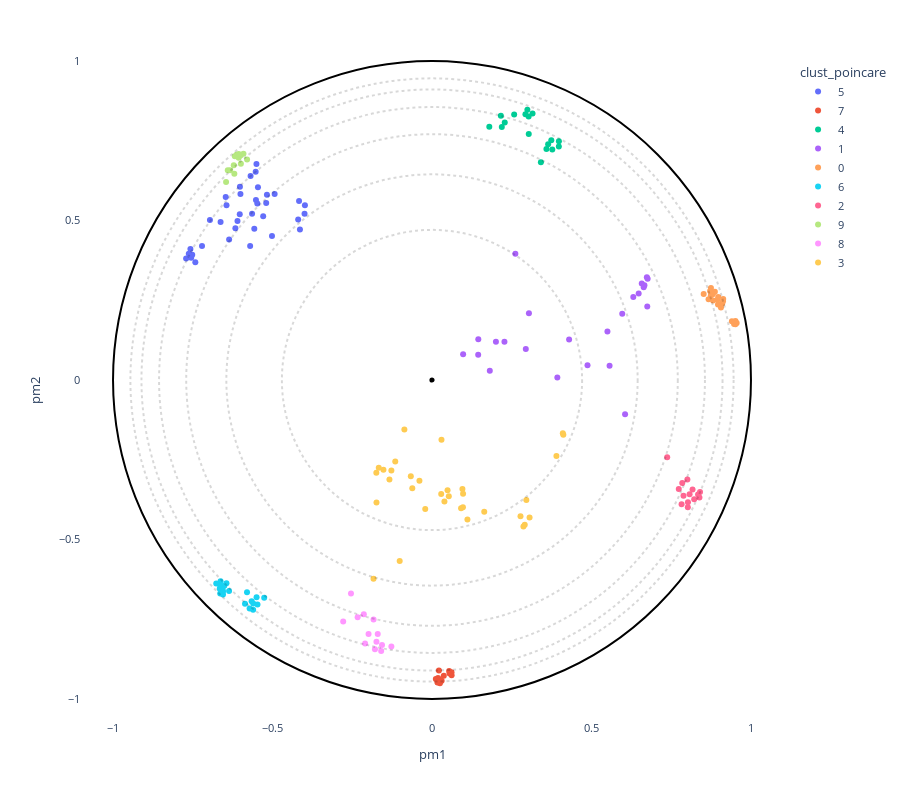

Here is the notebook cell this chart was saved with:
### Markdown cell above
## PoincaréMSA

### Code cell
fig = plot_embedding_interactive(df_embedding, 
                                 labels_name = "clust_poincare",
                                 #second_labels_name = second_labels_name, 
                                 #show_text = show_text,
                                 #labels_text = labels_text,
                                 color_palette = None,
                                 #color_discrete_sequence = px.colors.qualitative.Alphabet,
                                 #color_discrete_map=phosphatase_cols,
                                 #title = title, 
                                 fontsize = 11)
fig.show()


        #        scores.append(s)
#        titles.append(t)

#for cname in ['spectral', 'agglomerative', 'kmedoids']:
 #       s, t = detect_cluster(model.get_distances(), 
  #                            n_clusters=nc, clustering_name=cname, k=15, distances='raw')
        #scores.append(s)
        #titles.append(t)

### Figure 1 — Plotly figure (JSON) as saved in the notebook; plotly's stock layout.template omitted (floating-point values rounded to 4 significant figures; data arrays with more than 128 entries replaced by an {"elided": "..."} marker saying what was removed)
{"data": [{"customdata": {"elided": "36x16 mixed values"}, "hovertemplate": "<b>%{hovertext}</b><br><br>clust_poincare=%{customdata[11]}<br>pm1=%{x}<br>pm2=%{y}<br>proteins_id=%{customdata[0]}<br>accession=%{customdata[1]}<br>label=%{customdata[2]}<br>x1_mds=%{customdata[3]}<br>x2_mds=%{customdata[4]}<br>x1_tsne=%{customdata[5]}<br>x2_tsne=%{customdata[6]}<br>x1_umap=%{customdata[7]}<br>x2_umap=%{customdata[8]}<br>x1_pca=%{customdata[9]}<br>x2_pca=%{customdata[10]}<br>clust_mds=%{customdata[12]}<br>clust_tsne=%{customdata[13]}<br>clust_umap=%{customdata[14]}<br>clust_pca=%{customdata[15]}<extra></extra>", "hovertext": ["5", "5", "5", "5", "5", "5", "5", "5", "5", "5", "5", "5", "5", "5", "5", "5", "5", "5", "5", "5", "5", "5", "5", "5", "5", "5", "5", "5", "5", "5", "5", "5", "5", "5", "5", "5"], "legendgroup": "5", "marker": {"color": "#636efa", "symbol": "circle"}, "mode": "markers", "name": "5", "orientation": "v", "showlegend": true, "type": "scatter", "x": [-0.564, -0.7549, -0.6962, -0.5528, -0.414, -0.4168, -0.6005, -0.5519, -0.6442, -0.7574, -0.7708, -0.5017, -0.7625, -0.5701, -0.5292, -0.5571, -0.3984, -0.5457, -0.6164, -0.5503, -0.6027, -0.6628, -0.636, -0.5477, -0.4933, -0.5687, -0.6098, -0.6467, -0.742, -0.6022, -0.7517, -0.5175, -0.3996, -0.721, -0.5197, -0.4196], "xaxis": "x", "y": [0.5211, 0.3836, 0.5015, 0.6525, 0.4715, 0.561, 0.5827, 0.5641, 0.5477, 0.4104, 0.3807, 0.4517, 0.3959, 0.4199, 0.5135, 0.4742, 0.5475, 0.6045, 0.4758, 0.6769, 0.5192, 0.4956, 0.4402, 0.553, 0.5833, 0.6398, 0.4984, 0.5737, 0.3691, 0.6055, 0.3928, 0.581, 0.5213, 0.4199, 0.5549, 0.503], "yaxis": "y"}, {"customdata": {"elided": "12x16 mixed values"}, "hovertemplate": "<b>%{hovertext}</b><br><br>clust_poincare=%{customdata[11]}<br>pm1=%{x}<br>pm2=%{y}<br>proteins_id=%{customdata[0]}<br>accession=%{customdata[1]}<br>label=%{customdata[2]}<br>x1_mds=%{customdata[3]}<br>x2_mds=%{customdata[4]}<br>x1_tsne=%{customdata[5]}<br>x2_tsne=%{customdata[6]}<br>x1_umap=%{customdata[7]}<br>x2_umap=%{customdata[8]}<br>x1_pca=%{customdata[9]}<br>x2_pca=%{customdata[10]}<br>clust_mds=%{customdata[12]}<br>clust_tsne=%{customdata[13]}<br>clust_umap=%{customdata[14]}<br>clust_pca=%{customdata[15]}<extra></extra>", "hovertext": ["7", "7", "7", "7", "7", "7", "7", "7", "7", "7", "7", "7"], "legendgroup": "7", "marker": {"color": "#EF553B", "symbol": "circle"}, "mode": "markers", "name": "7", "orientation": "v", "showlegend": true, "type": "scatter", "x": [0.01709, 0.02484, 0.06151, 0.05516, 0.05371, 0.06116, 0.03695, 0.02164, 0.02361, 0.01891, 0.01203, 0.03022], "xaxis": "x", "y": [-0.9486, -0.9508, -0.9256, -0.9198, -0.9126, -0.9159, -0.927, -0.9107, -0.9392, -0.934, -0.9375, -0.9429], "yaxis": "y"}, {"customdata": {"elided": "17x16 mixed values"}, "hovertemplate": "<b>%{hovertext}</b><br><br>clust_poincare=%{customdata[11]}<br>pm1=%{x}<br>pm2=%{y}<br>proteins_id=%{customdata[0]}<br>accession=%{customdata[1]}<br>label=%{customdata[2]}<br>x1_mds=%{customdata[3]}<br>x2_mds=%{customdata[4]}<br>x1_tsne=%{customdata[5]}<br>x2_tsne=%{customdata[6]}<br>x1_umap=%{customdata[7]}<br>x2_umap=%{customdata[8]}<br>x1_pca=%{customdata[9]}<br>x2_pca=%{customdata[10]}<br>clust_mds=%{customdata[12]}<br>clust_tsne=%{customdata[13]}<br>clust_umap=%{customdata[14]}<br>clust_pca=%{customdata[15]}<extra></extra>", "hovertext": ["4", "4", "4", "4", "4", "4", "4", "4", "4", "4", "4", "4", "4", "4", "4", "4", "4"], "legendgroup": "4", "marker": {"color": "#00cc96", "symbol": "circle"}, "mode": "markers", "name": "4", "orientation": "v", "showlegend": true, "type": "scatter", "x": [0.303, 0.2159, 0.2929, 0.3771, 0.3978, 0.3641, 0.374, 0.3588, 0.3414, 0.1796, 0.3152, 0.299, 0.2576, 0.3976, 0.2281, 0.2188, 0.3033], "xaxis": "x", "y": [0.8258, 0.8283, 0.8332, 0.7224, 0.7481, 0.7392, 0.7517, 0.7243, 0.6828, 0.7938, 0.8358, 0.8469, 0.8325, 0.7323, 0.8068, 0.7929, 0.7711], "yaxis": "y"}, {"customdata": {"elided": "24x16 mixed values"}, "hovertemplate": "<b>%{hovertext}</b><br><br>clust_poincare=%{customdata[11]}<br>pm1=%{x}<br>pm2=%{y}<br>proteins_id=%{customdata[0]}<br>accession=%{customdata[1]}<br>label=%{customdata[2]}<br>x1_mds=%{customdata[3]}<br>x2_mds=%{customdata[4]}<br>x1_tsne=%{customdata[5]}<br>x2_tsne=%{customdata[6]}<br>x1_umap=%{customdata[7]}<br>x2_umap=%{customdata[8]}<br>x1_pca=%{customdata[9]}<br>x2_pca=%{customdata[10]}<br>clust_mds=%{customdata[12]}<br>clust_tsne=%{customdata[13]}<br>clust_umap=%{customdata[14]}<br>clust_pca=%{customdata[15]}<extra></extra>", "hovertext": ["1", "1", "1", "1", "1", "1", "1", "1", "1", "1", "1", "1", "1", "1", "1", "1", "1", "1", "1", "1", "1", "1", "1", "1"], "legendgroup": "1", "marker": {"color": "#ab63fa", "symbol": "circle"}, "mode": "markers", "name": "1", "orientation": "v", "showlegend": true, "type": "scatter", "x": [0.6736, 0.4875, 0.4298, 0.6311, 0.676, 0.5567, 0.3038, 0.6479, 0.3929, 0.2004, 0.09756, 0.6053, 0.6576, 0.6749, 0.2272, 0.1451, 0.6637, 0.5964, 0.6659, 0.2613, 0.1448, 0.2941, 0.1812, 0.55], "xaxis": "x", "y": [0.3223, 0.04593, 0.127, 0.2598, 0.3175, 0.04437, 0.209, 0.2708, 0.007533, 0.1201, 0.08101, -0.1074, 0.3023, 0.2305, 0.1202, 0.1275, 0.2909, 0.2076, 0.297, 0.3957, 0.07912, 0.09708, 0.02859, 0.1522], "yaxis": "y"}, {"customdata": {"elided": "22x16 mixed values"}, "hovertemplate": "<b>%{hovertext}</b><br><br>clust_poincare=%{customdata[11]}<br>pm1=%{x}<br>pm2=%{y}<br>proteins_id=%{customdata[0]}<br>accession=%{customdata[1]}<br>label=%{customdata[2]}<br>x1_mds=%{customdata[3]}<br>x2_mds=%{customdata[4]}<br>x1_tsne=%{customdata[5]}<br>x2_tsne=%{customdata[6]}<br>x1_umap=%{customdata[7]}<br>x2_umap=%{customdata[8]}<br>x1_pca=%{customdata[9]}<br>x2_pca=%{customdata[10]}<br>clust_mds=%{customdata[12]}<br>clust_tsne=%{customdata[13]}<br>clust_umap=%{customdata[14]}<br>clust_pca=%{customdata[15]}<extra></extra>", "hovertext": ["0", "0", "0", "0", "0", "0", "0", "0", "0", "0", "0", "0", "0", "0", "0", "0", "0", "0", "0", "0", "0", "0"], "legendgroup": "0", "marker": {"color": "#FFA15A", "symbol": "circle"}, "mode": "markers", "name": "0", "orientation": "v", "showlegend": true, "type": "scatter", "x": [0.91, 0.951, 0.9552, 0.9126, 0.8517, 0.8802, 0.8746, 0.8952, 0.913, 0.8671, 0.947, 0.8719, 0.8811, 0.9059, 0.9512, 0.8966, 0.8973, 0.9476, 0.9402, 0.8868, 0.8742, 0.9513], "xaxis": "x", "y": [0.2399, 0.1803, 0.1788, 0.2474, 0.2696, 0.269, 0.2885, 0.2519, 0.2535, 0.2531, 0.1755, 0.279, 0.2488, 0.2272, 0.1745, 0.2369, 0.2604, 0.1805, 0.1839, 0.2767, 0.265, 0.1846], "yaxis": "y"}, {"customdata": {"elided": "20x16 mixed values"}, "hovertemplate": "<b>%{hovertext}</b><br><br>clust_poincare=%{customdata[11]}<br>pm1=%{x}<br>pm2=%{y}<br>proteins_id=%{customdata[0]}<br>accession=%{customdata[1]}<br>label=%{customdata[2]}<br>x1_mds=%{customdata[3]}<br>x2_mds=%{customdata[4]}<br>x1_tsne=%{customdata[5]}<br>x2_tsne=%{customdata[6]}<br>x1_umap=%{customdata[7]}<br>x2_umap=%{customdata[8]}<br>x1_pca=%{customdata[9]}<br>x2_pca=%{customdata[10]}<br>clust_mds=%{customdata[12]}<br>clust_tsne=%{customdata[13]}<br>clust_umap=%{customdata[14]}<br>clust_pca=%{customdata[15]}<extra></extra>", "hovertext": ["6", "6", "6", "6", "6", "6", "6", "6", "6", "6", "6", "6", "6", "6", "6", "6", "6", "6", "6", "6"], "legendgroup": "6", "marker": {"color": "#19d3f3", "symbol": "circle"}, "mode": "markers", "name": "6", "orientation": "v", "showlegend": true, "type": "scatter", "x": [-0.526, -0.5799, -0.55, -0.6553, -0.6444, -0.6629, -0.6655, -0.5862, -0.5604, -0.655, -0.664, -0.6568, -0.6512, -0.6764, -0.6647, -0.5655, -0.6362, -0.5607, -0.5718, -0.5471], "xaxis": "x", "y": [-0.683, -0.6658, -0.6812, -0.6726, -0.637, -0.6307, -0.6545, -0.7019, -0.7009, -0.6623, -0.6697, -0.6527, -0.6447, -0.6384, -0.643, -0.6939, -0.6612, -0.72, -0.7161, -0.7043], "yaxis": "y"}, {"customdata": {"elided": "14x16 mixed values"}, "hovertemplate": "<b>%{hovertext}</b><br><br>clust_poincare=%{customdata[11]}<br>pm1=%{x}<br>pm2=%{y}<br>proteins_id=%{customdata[0]}<br>accession=%{customdata[1]}<br>label=%{customdata[2]}<br>x1_mds=%{customdata[3]}<br>x2_mds=%{customdata[4]}<br>x1_tsne=%{customdata[5]}<br>x2_tsne=%{customdata[6]}<br>x1_umap=%{customdata[7]}<br>x2_umap=%{customdata[8]}<br>x1_pca=%{customdata[9]}<br>x2_pca=%{customdata[10]}<br>clust_mds=%{customdata[12]}<br>clust_tsne=%{customdata[13]}<br>clust_umap=%{customdata[14]}<br>clust_pca=%{customdata[15]}<extra></extra>", "hovertext": ["2", "2", "2", "2", "2", "2", "2", "2", "2", "2", "2", "2", "2", "2"], "legendgroup": "2", "marker": {"color": "#FF6692", "symbol": "circle"}, "mode": "markers", "name": "2", "orientation": "v", "showlegend": true, "type": "scatter", "x": [0.7885, 0.7824, 0.802, 0.7846, 0.8402, 0.7736, 0.8024, 0.8075, 0.8341, 0.8384, 0.8168, 0.822, 0.8006, 0.7374], "xaxis": "x", "y": [-0.3631, -0.3897, -0.3991, -0.3228, -0.3512, -0.3416, -0.3834, -0.3585, -0.359, -0.3682, -0.3433, -0.3741, -0.3117, -0.2425], "yaxis": "y"}, {"customdata": {"elided": "13x16 mixed values"}, "hovertemplate": "<b>%{hovertext}</b><br><br>clust_poincare=%{customdata[11]}<br>pm1=%{x}<br>pm2=%{y}<br>proteins_id=%{customdata[0]}<br>accession=%{customdata[1]}<br>label=%{customdata[2]}<br>x1_mds=%{customdata[3]}<br>x2_mds=%{customdata[4]}<br>x1_tsne=%{customdata[5]}<br>x2_tsne=%{customdata[6]}<br>x1_umap=%{customdata[7]}<br>x2_umap=%{customdata[8]}<br>x1_pca=%{customdata[9]}<br>x2_pca=%{customdata[10]}<br>clust_mds=%{customdata[12]}<br>clust_tsne=%{customdata[13]}<br>clust_umap=%{customdata[14]}<br>clust_pca=%{customdata[15]}<extra></extra>", "hovertext": ["9", "9", "9", "9", "9", "9", "9", "9", "9", "9", "9", "9", "9"], "legendgroup": "9", "marker": {"color": "#B6E880", "symbol": "circle"}, "mode": "markers", "name": "9", "orientation": "v", "showlegend": true, "type": "scatter", "x": [-0.6004, -0.6197, -0.6127, -0.5992, -0.6215, -0.6403, -0.6329, -0.606, -0.6456, -0.6181, -0.6058, -0.5911, -0.5797], "xaxis": "x", "y": [0.7036, 0.6466, 0.7058, 0.6776, 0.6733, 0.6575, 0.6577, 0.6966, 0.6203, 0.7016, 0.7086, 0.709, 0.691], "yaxis": "y"}, {"customdata": {"elided": "13x16 mixed values"}, "hovertemplate": "<b>%{hovertext}</b><br><br>clust_poincare=%{customdata[11]}<br>pm1=%{x}<br>pm2=%{y}<br>proteins_id=%{customdata[0]}<br>accession=%{customdata[1]}<br>label=%{customdata[2]}<br>x1_mds=%{customdata[3]}<br>x2_mds=%{customdata[4]}<br>x1_tsne=%{customdata[5]}<br>x2_tsne=%{customdata[6]}<br>x1_umap=%{customdata[7]}<br>x2_umap=%{customdata[8]}<br>x1_pca=%{customdata[9]}<br>x2_pca=%{customdata[10]}<br>clust_mds=%{customdata[12]}<br>clust_tsne=%{customdata[13]}<br>clust_umap=%{customdata[14]}<br>clust_pca=%{customdata[15]}<extra></extra>", "hovertext": ["8", "8", "8", "8", "8", "8", "8", "8", "8", "8", "8", "8", "8"], "legendgroup": "8", "marker": {"color": "#FF97FF", "symbol": "circle"}, "mode": "markers", "name": "8", "orientation": "v", "showlegend": true, "type": "scatter", "x": [-0.1274, -0.2098, -0.199, -0.1568, -0.2331, -0.1789, -0.1594, -0.1741, -0.1701, -0.2138, -0.1832, -0.2785, -0.254], "xaxis": "x", "y": [-0.8359, -0.8262, -0.7965, -0.8312, -0.7435, -0.8438, -0.85, -0.8206, -0.7961, -0.7341, -0.7512, -0.757, -0.669], "yaxis": "y"}, {"customdata": {"elided": "33x16 mixed values"}, "hovertemplate": "<b>%{hovertext}</b><br><br>clust_poincare=%{customdata[11]}<br>pm1=%{x}<br>pm2=%{y}<br>proteins_id=%{customdata[0]}<br>accession=%{customdata[1]}<br>label=%{customdata[2]}<br>x1_mds=%{customdata[3]}<br>x2_mds=%{customdata[4]}<br>x1_tsne=%{customdata[5]}<br>x2_tsne=%{customdata[6]}<br>x1_umap=%{customdata[7]}<br>x2_umap=%{customdata[8]}<br>x1_pca=%{customdata[9]}<br>x2_pca=%{customdata[10]}<br>clust_mds=%{customdata[12]}<br>clust_tsne=%{customdata[13]}<br>clust_umap=%{customdata[14]}<br>clust_pca=%{customdata[15]}<extra></extra>", "hovertext": ["3", "3", "3", "3", "3", "3", "3", "3", "3", "3", "3", "3", "3", "3", "3", "3", "3", "3", "3", "3", "3", "3", "3", "3", "3", "3", "3", "3", "3", "3", "3", "3", "3"], "legendgroup": "3", "marker": {"color": "#FECB52", "symbol": "circle"}, "mode": "markers", "name": "3", "orientation": "v", "showlegend": true, "type": "scatter", "x": [-0.1013, 0.04869, 0.39, 0.4101, 0.4118, 0.2866, 0.09536, 0.09744, -0.06181, -0.06641, 0.03903, 0.05263, -0.08659, 0.2775, 0.3058, -0.1152, 0.09698, -0.1522, 0.1638, -0.03939, 0.0297, 0.09119, 0.02888, 0.2908, -0.0212, -0.1273, -0.1669, -0.1834, -0.1334, 0.2958, -0.1741, -0.1745, 0.1111], "xaxis": "x", "y": [-0.5676, -0.3456, -0.2385, -0.1669, -0.1718, -0.4593, -0.3419, -0.357, -0.3397, -0.3019, -0.3811, -0.3649, -0.1552, -0.427, -0.4311, -0.2553, -0.3987, -0.2817, -0.4133, -0.3161, -0.1872, -0.4021, -0.3573, -0.4542, -0.4044, -0.2839, -0.2752, -0.623, -0.3121, -0.3766, -0.3842, -0.2907, -0.4376], "yaxis": "y"}], "layout": {"font": {"size": 11}, "height": 800, "legend": {"title": {"text": "clust_poincare"}, "tracegroupgap": 0}, "margin": {"t": 60}, "plot_bgcolor": "rgba(0, 0, 0, 0)", "shapes": [{"line": {"color": "black", "dash": "dot"}, "opacity": 0.15, "type": "circle", "x0": -0.4706, "x1": 0.4706, "y0": -0.4706, "y1": 0.4706}, {"line": {"color": "black", "dash": "dot"}, "opacity": 0.15, "type": "circle", "x0": -0.6447, "x1": 0.6447, "y0": -0.6447, "y1": 0.6447}, {"line": {"color": "black", "dash": "dot"}, "opacity": 0.15, "type": "circle", "x0": -0.7705, "x1": 0.7705, "y0": -0.7705, "y1": 0.7705}, {"line": {"color": "black", "dash": "dot"}, "opacity": 0.15, "type": "circle", "x0": -0.8557, "x1": 0.8557, "y0": -0.8557, "y1": 0.8557}, {"line": {"color": "black", "dash": "dot"}, "opacity": 0.15, "type": "circle", "x0": -0.9108, "x1": 0.9108, "y0": -0.9108, "y1": 0.9108}, {"line": {"color": "black", "dash": "dot"}, "opacity": 0.15, "type": "circle", "x0": -0.9455, "x1": 0.9455, "y0": -0.9455, "y1": 0.9455}, {"line": {"color": "Black"}, "type": "circle", "x0": -1, "x1": 1, "xref": "x", "y0": -1, "y1": 1, "yref": "y"}, {"fillcolor": "Black", "line": {"color": "Black"}, "type": "circle", "x0": -0.005, "x1": 0.005, "xref": "x", "y0": -0.005, "y1": 0.005, "yref": "y"}], "title": {"x": 0.5}, "xaxis": {"anchor": "y", "constrain": "domain", "domain": [0, 1], "range": [-1.1, 1.1], "title": {"text": "pm1"}}, "yaxis": {"anchor": "x", "domain": [0, 1], "scaleanchor": "x", "scaleratio": 1, "title": {"text": "pm2"}}, "yaxis2": {"layer": "below traces", "matches": "y", "overlaying": "y"}}}
